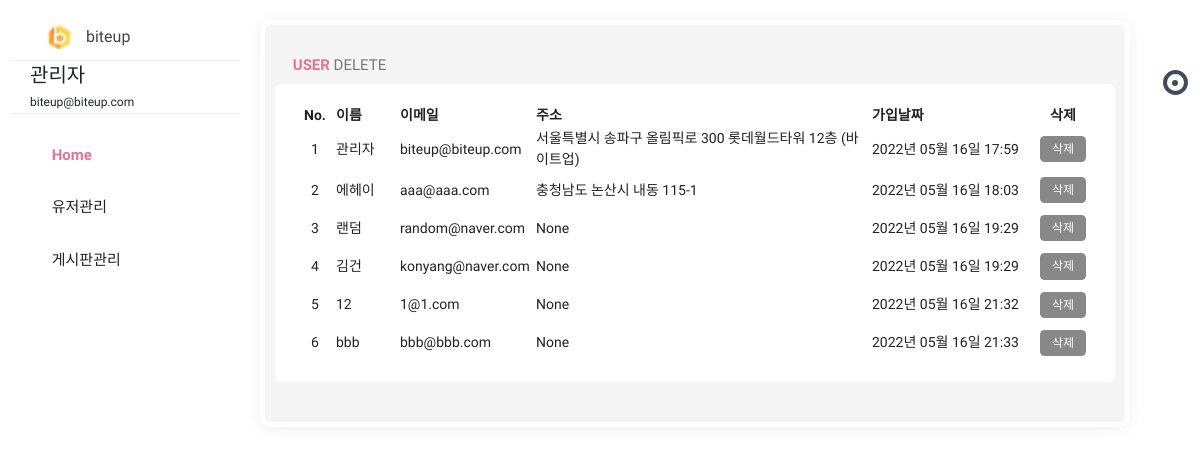
Before: /admin/list (signed in) with the older database file.
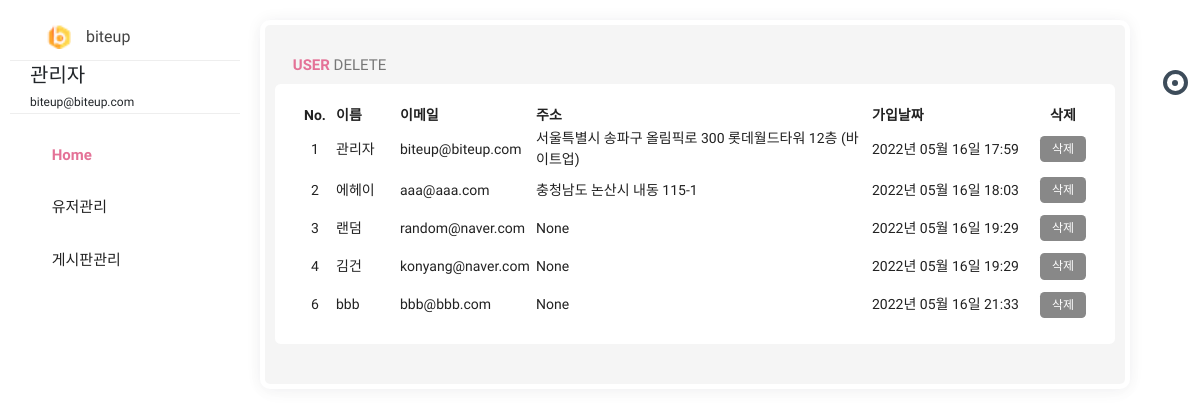
After: the same page with the newer database file.
### pybo/models.py (models this page shows)
class User(db.Model):
    id = db.Column(db.Integer, primary_key=True)
    username = db.Column(db.String(150), unique=True, nullable=False)
    password = db.Column(db.String(200), nullable=False)
    email = db.Column(db.String(120), unique=True, nullable=False)
    passwd_answer = db.Column(db.String(200), unique=True, nullable=False)
    location = db.Column(db.String(64), nullable=False)
    about_me = db.Column(db.Text(), nullable=False)
    create_date = db.Column(db.DateTime(), nullable=False)

### pybo/views/admin_views.py (the view)
@bp.route('/list', methods=('GET', 'POST'))
@login_required
def _list():
    if g.user.email == "biteup@biteup.com":
        user_list = User.query.order_by(User.id.asc())
        return render_template('admin/admin_list.html', user_list=user_list)
    else:
        return '<script>alert("관리자의 권한이 없습니다.");location.href="/"</script>'

### pybo/filter.py (called while the page is built)
def format_datetime(value, fmt='%Y년 %m월 %d일 %H:%M'):
    return value.strftime(fmt)

### pybo/views/auth_views.py (called while the page is built)
@bp.before_app_request
def load_logged_in_user():
    user_id = session.get('user_id')
    if user_id is None:
        g.user = None
    else:
        g.user = User.query.get(user_id)

def login_required(view):
    @functools.wraps(view)
    def wrapped_view(**kwargs):
        if g.user is None:
            return redirect(url_for('auth.login'))
        return view(**kwargs)
    return wrapped_view

### pybo/templates/admin/admin_list.html (shortened to what this page needs)
{% extends 'admin.html' %}
{% block content %}
<div class="row clearfix">
    <div class="col-lg-12">
        <div class="card">
            <div class="header">
                <h2><strong><i class="zmdi zmdi-chart"></i> user </strong> delete</h2>
            </div>
            <div class="body">
                <table class="table_user">
                    <thead>
                    <tr>
                        <th class="td_id">No.</th>
                        <th>이름</th>
                        <th>이메일</th>
                        <th>주소</th>
                        <th>가입날짜</th>
                        <th class="td_delete">삭제</th>
                    </tr>
                    </thead>
                    <tbody>
                    {% for user in user_list %}
                    <tr>
                        <td class="td_id">{{ user.id }}</td>
                        <td class="td_username">{{ user.username }}</td>
                        <td class="td_email">{{ user.email }}</td>
                        <td class="td_location">{{ user.location }}</td>
                        <td class="td_datetime">{{ user.create_date|datetime }}</td>
                        <td class="td_delete">
                            <a href="{{ url_for('admin.user_delete', user_id=user.id) }}" class="delete btn btn-sm btn-outline-secondary">삭제</a>
                        </td>
                    </tr>
                    {% endfor %}
                    </tbody>
                </table>
            </div>
        </div>
    </div>
</div>
{% endblock %}

### pybo/templates/admin.html (shortened to what this page needs)
<!doctype html>
<html class="no-js " lang="en">
<head>
    <link rel="stylesheet" href="{{ url_for('static', filename='css/bootstrap.min.css') }}"/>
    <link rel="stylesheet" href="{{ url_for('static', filename='css/jquery-jvectormap-2.0.3.min.css') }}"/>
    <link rel="stylesheet" href="{{ url_for('static', filename='css/plugin.css') }}"/>
    <link rel="stylesheet" href="{{ url_for('static', filename='css/morris.min.css') }}"/>
    <link rel="stylesheet" href="{{ url_for('static', filename='css/style.min.css') }}"/>
    <link rel="stylesheet" href="{{ url_for('static', filename='/admin_style.css') }}"/>
</head>
<body class="theme-blush">
<div class="navbar-right">
    <ul class="navbar-nav">
        <li><a href="#search" class="main_search" title="Search..."><i class="zmdi zmdi-search"></i></a></li>
        <li class="dropdown">
            <a href="javascript:void(0);" class="dropdown-toggle" title="Notifications" data-toggle="dropdown"
               role="button"><i class="zmdi zmdi-notifications"></i>
                <div class="notify"><span class="heartbit"></span><span class="point"></span></div>
            </a>
        </li>
        <li><a href="javascript:void(0);" class="js-right-sidebar" title="Setting"><i
                class="zmdi zmdi-settings zmdi-hc-spin"></i></a></li>
        <li><a href="{{ url_for('main.index') }}" class="mega-menu" title="Sign Out"><i class="zmdi zmdi-power"></i></a></li>
    </ul>
</div>
<aside id="leftsidebar" class="sidebar">
    <div class="navbar-brand">
        <button class="btn-menu ls-toggle-btn" type="button"><i class="zmdi zmdi-menu"></i></button>
        <a href="{{ url_for('admin.main') }}">
            <img src="{{ url_for('static', filename='icon.png') }}" width="25" alt="biteup">
            <span class="m-l-10">biteup</span></a>
    </div>
    <div class="menu">
        <ul class="list">
            <li>
                <div class="user-info">
                    <a class="image" href="profile.html"></a>
                    <div class="detail" style="text-align:left;">
                        <h4>{{ g.user.username }}</h4>
                        <small>{{ g.user.email }}</small>
                    </div>
                </div>
            </li>
            <li class="active open">
                <a href="{{ url_for('admin.main') }}"><i class="zmdi zmdi-home"></i>
                <span>Home</span>
            </a>
            </li>
            <li>
                <a href="javascript:void(0);" class="menu-toggle">
                    <i class="zmdi zmdi-apps"></i>
                    <span>유저관리</span></a>
            </li>
            <li>
                <a href="javascript:void(0);" class="menu-toggle"><i class="zmdi zmdi-folder"></i>
                    <span>게시판관리</span></a>
            </li>
        </ul>
    </div>
</aside>
<section class="content">
{% block content %}
{% endblock %}
</section>
</body>
</html>

### pybo/static/admin_style.css (style rules this page uses)
.table_user { width:100%; }
.table_user .td_id { width:5%;text-align:center; }
.table_user .td_username { width:8%; }
.table_user .td_email { width:17%; }
.table_user .td_location { width:42%; }
.table_user .td_datetime { width:20%; }
.table_user .td_delete { width:8%; text-align:center; }

Changed rows visible on the page:
removed User: id "5", username "12", email "1@1.com", location "None", create_date "2022년 05월 16일 21:32"
